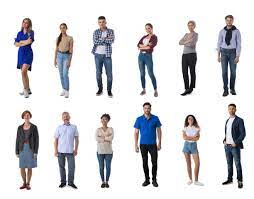
#> input picture vsc/images.jpg, 254 x 199 px
$ python ex.py --video images.jpg --image download.jpg
#> lines starting #> are read from the running program, lines starting #| are printed output that depends on the picture; after the words box and inside, x2 and y2 are one past the last pixel; in counts of white or black regions, pixels touching at a corner belong together
#> in detectByPathVideo, frame is the input picture: shape (199, 254, 3); mean B, G, R 218.1, 215.3, 215.3
import cv2
import imutils
import numpy as np
import argparse

HOGCV = cv2.HOGDescriptor()
HOGCV.setSVMDetector(cv2.HOGDescriptor_getDefaultPeopleDetector())

def detect (frame):
    bounding_box_cordinates, weights = HOGCV.detectMultiScale(frame, winStride = (4, 4), padding = (8, 8), scale = 1.03)
#> bounding_box_cordinates = [[195, 0, 59, 125], [114, 2, 69, 138], [113, 70, 68, 129], [155, 65, 70, 134]]; weights = [2.52, 0.409, 2.17, 0.729]

    person = 1
    for x,y,w,h in bounding_box_cordinates:
        cv2.rectangle(frame, (x,y), (x+w,y+h), (0,255,0), 2)
        cv2.putText(frame, f'person {person}', (x,y), cv2.FONT_HERSHEY_SIMPLEX, 0.5, (0,0,255), 1)
        person += 1
#> this loop made 4 passes
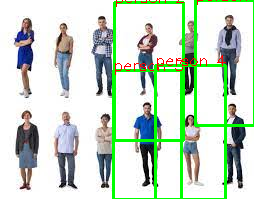
#> frame: shape (199, 254, 3); 7.97% of pixels changed, all inside (x1, y1, x2, y2) = (112, 0, 254, 199)
#> after the loop, person = 5

    cv2.putText(frame, 'Status : Detecting ', (20,20), cv2.FONT_HERSHEY_DUPLEX, 0.8, (255, 0, 0), 2)
    cv2.putText(frame, f'Total Persons : {person-1}', (30,50), cv2.FONT_HERSHEY_DUPLEX, 0.8, (255,0,0), 2)
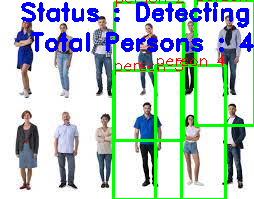
#> frame: shape (199, 254, 3); mean B, G, R 203.9, 201.7, 185.8
    cv2.imshow('output', frame)

    return frame

def humanDetector(args):
    image_path = args["image"]
    video_path = args['video']
    if str(args["camera"]) == 'true': camera = True
    else: camera = False

    writer = None
    if args['output'] is not None and image_path is None:
        writer = cv2.VideoWriter(args['output'],cv2.VideoWriter_fourcc(*'MJPG'), 10, (600, 600))
    if camera:
        print('[INFO] Opening Web Cam.')
        detectByCamera(writer)
    elif video_path is not None:
        print(' [INFO] Opening Video from path.')
        detectByPathVideo(video_path, writer)
    elif image_path is not None:
        print('[INFO] Opening Image from path.')
        detectByPathImage(image_path, args['output'])

def detectByCamera(writer):
    video = cv2.VideoCapture(0)
    print('Detecting people...')
    while True:
        check, frame = video.read()

        frame = detect(frame)
        if writer is not None:
            writer.write(frame)

        key = cv2.waitKey(1)
        if key == ord('q'):
            break
    video.release()
    cv2.destroyAllWindows()

def detectByPathVideo(path, writer):

    video = cv2.VideoCapture(path)
    check, frame = video.read()
    if check == False:
        print('Video Not Found. Please Enter a Valid Path (Full path of Video Should be Provided).')
        return

    print('Detecting people...')
    while video.isOpened():
        #check is True if reading was successful
        check, frame = video.read()
        if check:
            frame = imutils.resize(frame, width=min(800,frame.shape [1]))
            frame = detect(frame)

            if writer is not None:
                writer.write(frame)
            key = cv2.waitKey(1)
#> (key q is pressed here)
            if key == ord('q'):
                break
        else:
            break
    video.release()
    cv2.destroyAllWindows()

def detectByPathImage(path, output_path):

    image = cv2.imread(path)
    image = imutils.resize(image, width = min(800, image. shape[1]))
    result_image = detect(image)
    if output_path is not None:
        cv2.imwrite(output_path, result_image)
    cv2.waitKey(0)
    cv2.destroyAllWindows()

def argsParser():
    arg_parse = argparse.ArgumentParser()
    arg_parse.add_argument("-v", "--video", default=None, help="path to Video File ")
    arg_parse.add_argument("-i", "--image", default=None, help="path to Image File ")
    arg_parse.add_argument("-c", "--camera", default=False, help="if u want to use camera type true ")
    arg_parse.add_argument("-o", "--output", type=str, help="path to output file")
    args = vars(arg_parse.parse_args())

    return args

if __name__ == "__main__":
    HOGCV = cv2.HOGDescriptor()
    HOGCV.setSVMDetector(cv2.HOGDescriptor_getDefaultPeopleDetector())

    args = argsParser()
    humanDetector(args)
